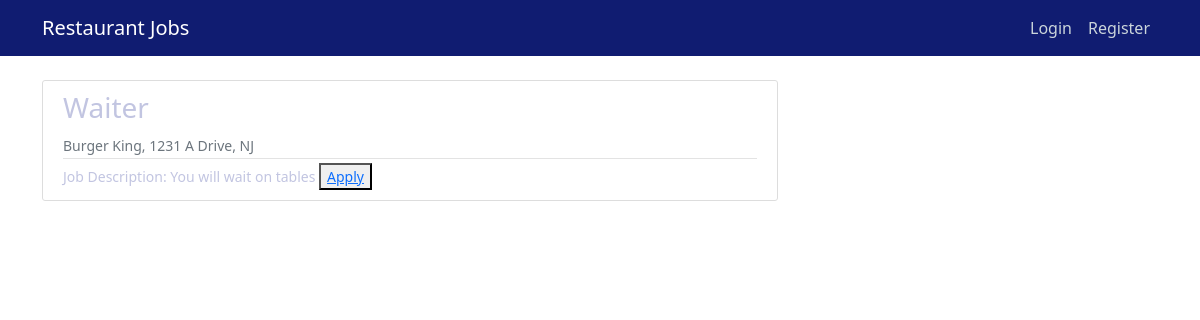
/staffing/5/, run on the app's committed database.
### staffing/models.py (models this page shows, shortened)
class JobPosting(models.Model):
    title = models.CharField(max_length=200)
    description = models.CharField(max_length=200)
    location = models.ForeignKey(Location, on_delete=models.CASCADE)

class Location(models.Model):
    address = models.CharField(max_length=200)
    restaurant = models.ForeignKey(Restaurant, on_delete=models.CASCADE)
    def __str__(self):
        return self.restaurant.name + ", " + self.address

class Restaurant(models.Model):
    name = models.CharField(max_length=200)

### staffing/views.py (the view)
# urls.py: path('staffing/<int:pk>/', JobPostingDetailView.as_view(), name='job-detail'),
class JobPostingDetailView(DetailView):
    model = JobPosting

### staffing/templates/staffing/jobPosting_detail.html
{% extends "staffing/base.html" %}
{% block content %}
    <article class="media content-section">
        <div class="media-body">
            <div class="article-metadata">
                <h3 class="mr-2">{{ object.title }} </h3>
                <small class="text-muted">{{ object.location }}</small>
            </div>
            <div class="article-title">
                <small class="article-title">Job Description: {{ object.description }}
                    <button type="button">
                        <a href="{% url 'staffing:job-application' object.location_id object.pk %}">Apply</a>
                    </button>
                </small>
            </div>
        </div>
    </article>
{% endblock content %}

### staffing/static/staffing/main.css (style rules this page uses)
body { bg-image: url("/staffing/static/img/bg_image.jpg") 50% 0 no-repeat fixed; color: #333333; margin-top: 5rem; }
h1, h2, h3, h4, h5, h6 { color: #C2C5E1; }
.content-section { padding: 10px 20px; border: 1px solid #dddddd; border-radius: 3px; margin-bottom: 20px; }
.article-title { color: #C2C5E1; }
.article-metadata { padding-bottom: 1px; margin-bottom: 4px; border-bottom: 1px solid #e3e3e3 }

### data on the page
JobPosting: title "Waiter", location "Burger King, 1231 A Drive, NJ", description "You will wait on tables"
